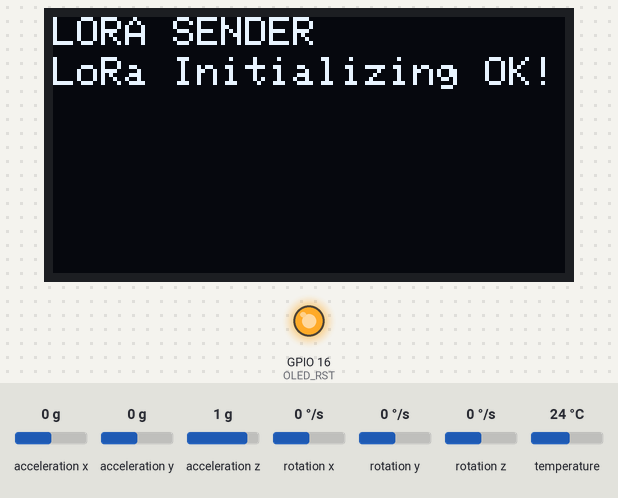
Simulated run of this sketch. Board: ESP32. On the bench: 128×64 one-colour display, output pins drawn as LEDs (lit = HIGH). The test bench sets the inputs (shaded band); at power-on: acceleration x 0 g, acceleration y 0 g, acceleration z 1 g, rotation x 0 °/s, rotation y 0 °/s, rotation z 0 °/s, temperature 24 °C. WiFi joins after 1.5 s; servers stay silent unless stated; no radio packets arrive unless stated; what the sketch prints to the serial monitor is not drawn.

Above: at 2.0 s.
At 5.2 s:
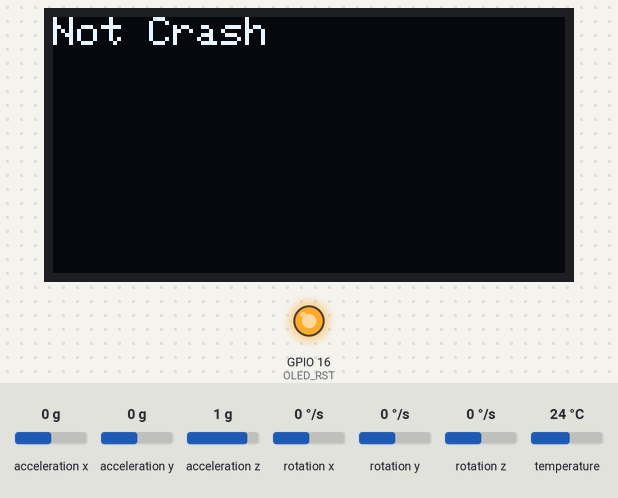
5.3 s: acceleration x set to -1.4 g
At 10.7 s:
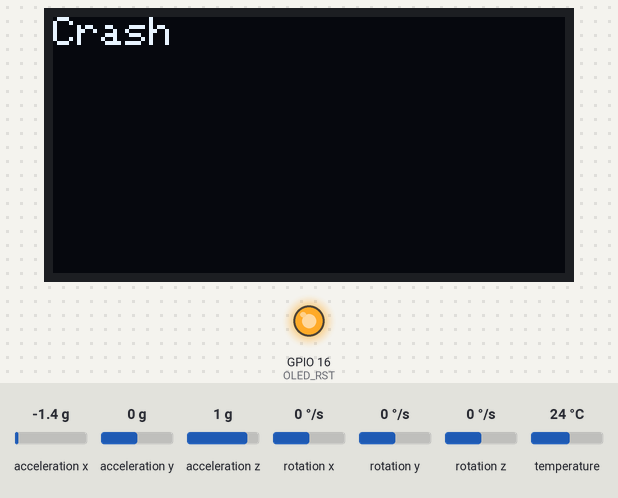
Timing chart, 0 to 12.2 s (numbered marks = the images above; inputs shaded):
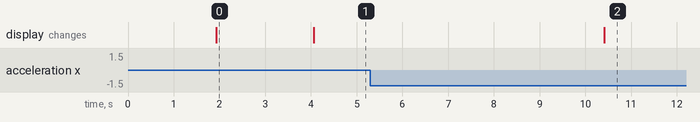

The sketch:

MEA_sender.ino
```cpp
/***********************************
 *  Safety MEA(n) U Project
 *  Created by Supavadee Phusanam
************************************/

//Libraries for LoRa
#include <SPI.h>
#include <LoRa.h>

//Libraries for OLED Display
#include <Wire.h>
#include <Adafruit_GFX.h>
#include <Adafruit_SSD1306.h>

//Libraries for accelerometer
#include <Adafruit_MPU6050.h>
#include <Adafruit_Sensor.h>
Adafruit_MPU6050 mpu;

//Blynk Setting
#define BLYNK_TEMPLATE_ID "TMPLJPAzvIg7"
#define BLYNK_DEVICE_NAME "SafetyMeanU Sender"
#define BLYNK_AUTH_TOKEN "5rZpKgGKlObLP4wxeZkMpP9M5FJsI9pd"

// Comment this out to disable prints and save space
#define BLYNK_PRINT Serial

//Library for Blynk
#include <WiFi.h>
#include <WiFiClient.h>
#include <BlynkSimpleEsp32.h>

// Config
char auth[] = BLYNK_AUTH_TOKEN;       // Auth Token provied by Blynk app
const char ssid[] = "yingspvd";       //  Wifi name
const char password[] = "88888888";   //  wifi password

BlynkTimer timer;

//define the pins used by the LoRa transceiver module
#define SCK 5
#define MISO 19
#define MOSI 27
#define SS 18
#define RST 14
#define DIO0 26

//433E6 for Asia
//866E6 for Europe
//915E6 for North America
#define BAND 915E6

//OLED pins
#define OLED_SDA 4
#define OLED_SCL 15
#define OLED_RST 16
#define SCREEN_WIDTH 128 // OLED display width, in pixels
#define SCREEN_HEIGHT 64 // OLED display height, in pixels

/*LoRa send Data*/
String outgoing;              // outgoing message
int ID = 4863;                // count of outgoing messages
byte localAddress = 0xBB;     // address of this device
byte destination = 0xFF;      // destination to send to

double acx = 0;
double acy = 0;
double acz = 0;
double ac = 0;
double ac_max=0;
double force = 0;
double force_max = 0;
double mass = 1670;
int level = 0;

Adafruit_SSD1306 display(SCREEN_WIDTH, SCREEN_HEIGHT, &Wire, OLED_RST);

void setup() {
  //initialize Serial Monitor
  Serial.begin(115200);
  Blynk.begin(auth, ssid, password);
  resetValue();

  //reset OLED display via software
  pinMode(OLED_RST, OUTPUT);
  digitalWrite(OLED_RST, LOW);
  delay(20);
  digitalWrite(OLED_RST, HIGH);

  //initialize OLED
  Wire.begin(OLED_SDA, OLED_SCL);
  if(!display.begin(SSD1306_SWITCHCAPVCC, 0x3c, false, false)) { // Address 0x3C for 128x32
    Serial.println(F("SSD1306 allocation failed"));
    for(;;); // Don't proceed, loop forever
  }

  display.clearDisplay();
  display.setTextColor(WHITE);
  display.setTextSize(1);
  display.setCursor(0,0);
  display.print("LORA SENDER ");
  display.display();

  Serial.println("LoRa Sender Test");

  //SPI LoRa pins
  SPI.begin(SCK, MISO, MOSI, SS);
  //setup LoRa transceiver module
  LoRa.setPins(SS, RST, DIO0);

  if (!LoRa.begin(BAND)) {
    Serial.println("Starting LoRa failed!");
    while (1);
  }
  Serial.println("LoRa Initializing OK!");
  display.setCursor(0,10);
  display.print("LoRa Initializing OK!");
  display.display();

  if (!mpu.begin()) {
    Serial.println("Failed to find MPU6050 chip");
    while (1) {
      delay(10);
    }
  }

  mpu.setAccelerometerRange(MPU6050_RANGE_8_G);
  Serial.print("Accelerometer range set to: ");

  mpu.setGyroRange(MPU6050_RANGE_500_DEG);
  Serial.print("Gyro range set to: ");

  mpu.setFilterBandwidth(MPU6050_BAND_260_HZ);
  Serial.print("Filter bandwidth set to: ");
  Serial.println("");
  delay(100);

  delay(2000);
}

void loop() {
  Blynk.run();
   /* Get new sensor events with the readings */
  sensors_event_t a, g, temp;
  mpu.getEvent(&a, &g, &temp);

  acx = a.acceleration.x;
  acy = a.acceleration.y;
  acz = a.acceleration.z;

  ac = sqrt(pow(acx,2) + pow(acy,2) + pow(acz,2));
  force = mass * ac;

  //Serial.print("AC: ");
  //Serial.println(ac);

  if(ac > ac_max){
    ac_max = ac;
  }

  if(force > force_max){
    force_max = force;
  }

  Blynk.virtualWrite(V1,ID);
  Blynk.virtualWrite(V2,ac);
  Blynk.virtualWrite(V3,ac_max);
  Blynk.virtualWrite(V4,force);
  Blynk.virtualWrite(V5,force_max);

  display.clearDisplay();
  display.setCursor(0,0);

  /*If Crash*/
  if(ac > 12){
    sendMessage();
  }
  else{
    display.print("Not Crash");
  }
  display.display();

}

void sendMessage(){
    String message = "";         // send a message
    level = 1;
    message = String(ID) + "/" + String(ac_max) + "&" + String(force_max)+ "-" + String(level);
    LoRa.beginPacket();             // start packet
    LoRa.print(message);
    /*LoRa.write(destination);        // add destination address
    LoRa.write(localAddress);       // add sender address
    LoRa.write(ID);                 // ID
    LoRa.write(message.length());   // add payload length
    LoRa.print(message);            // add payload*/
    LoRa.endPacket();

    Serial.print("Electric Pole ID: ");
    Serial.println(ID);
    display.print("Crash");
    delay(5000);
}

// This function is called every time the Virtual Pin 0 state changes
BLYNK_WRITE(V0)
{
  resetValue();
}

void resetValue(){
  ac = 0;
  ac_max = 0;
  force = 0;
  force_max = 0;
  Blynk.virtualWrite(V2,0);
  Blynk.virtualWrite(V3,0);
  Blynk.virtualWrite(V4,0);
  Blynk.virtualWrite(V5,0);
}
```

Measured:
- after the input at 5.3 s, the display: changes after 5.1 s (image 2)
- what the display in image 0 shows lasts 2.2 s, from 1.9 s to 4.1 s
